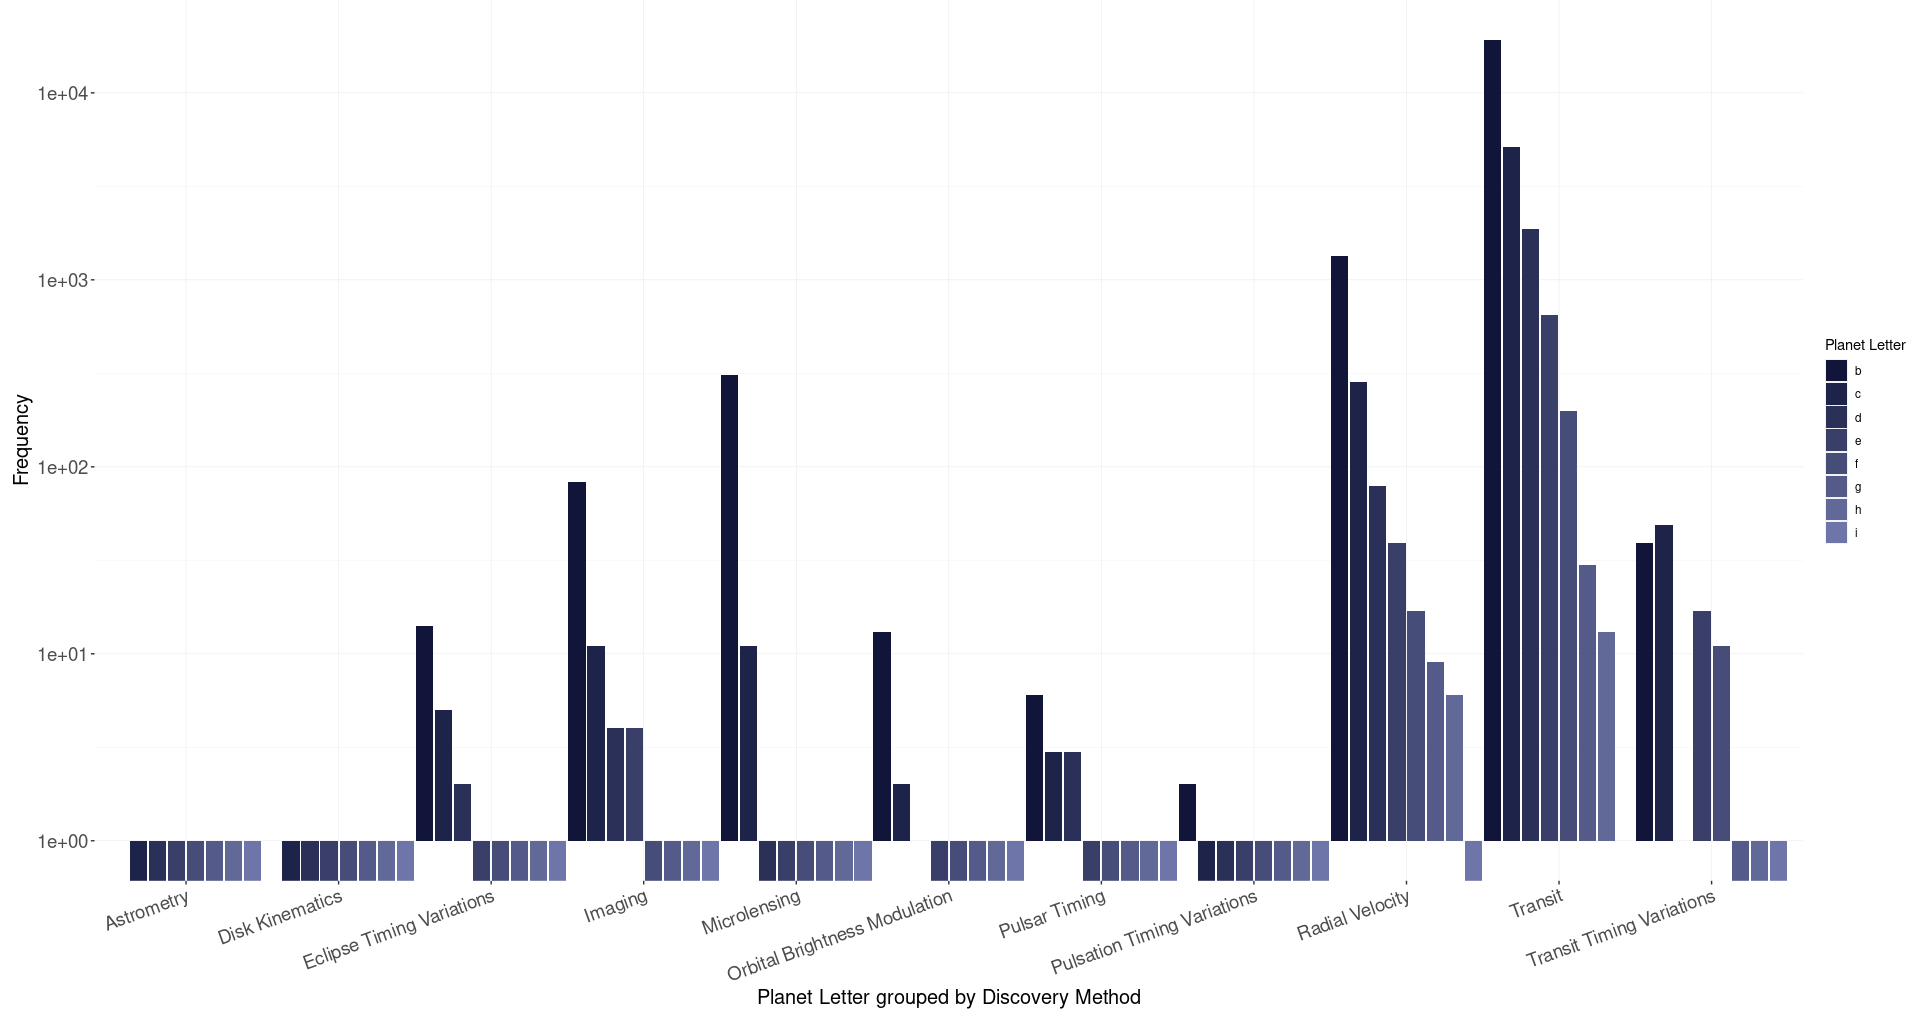

Reproduce this figure in R.

# Paths:
path_data = "data/"
path_lib = "renv/library/R-4.1/x86_64-pc-linux-gnu/"

# Packages:
require(dplyr, lib = path_lib)
require(readr, lib = path_lib)
require(RColorBrewer, lib = path_lib)
require(ggplot2, lib = path_lib)

# Dataset:
df = readr::read_csv(paste0(path_data, "nasa_exoplanets.csv")) %>%
    as.data.frame()
df_varnames = readr::read_csv(paste0(path_data, "nasa_exoplanets_var_names.csv")) %>%
    as.data.frame()

# Variables:
cat_var1 = "pl_letter"
cat_var2 = "discoverymethod"
cat_var_name1 = (df_varnames %>%
                    dplyr::filter(var == cat_var1))$var_name
cat_var_name2 = (df_varnames %>%
                     dplyr::filter(var == cat_var2))$var_name
cat_var_name = paste0(cat_var_name1, " grouped by ", cat_var_name2)

# Deal with NA:
df[which(is.na(df[cat_var2])), cat_var2] = "NA"

# Frequencies within each level of the first variable:
df_plot = df %>%
    xtabs(formula = ~ eval(parse(text = cat_var1)) + eval(parse(text = cat_var2)) ) %>%
    as.data.frame()
names(df_plot) = c("var1", "var2", "freq")

# Plot:
n_levels_var2 = df_plot$var2 %>%
                    unique() %>%
                    length()
my_palette = colorRampPalette(c("#111539", "#97A1D9"))
p = ggplot(data = df_plot) + 
    geom_bar(
        aes(
            x = var2,
            y = freq,
            fill = var1
        ),
        width = 0.9,
        position = position_dodge(width = 1),
        stat = "identity",
        show.legend = TRUE
    ) +
    scale_fill_manual(
        name = cat_var_name1,
        values = my_palette(n_levels_var2)
    ) +
    theme(
        axis.text.x = element_text(
            size = 14,
            angle = 20, 
            hjust = 1,
            vjust = 1
        ),
        axis.text.y = element_text(size = 14),
        axis.title.x = element_text(size = 15),
        axis.title.y = element_text(size = 15),
        panel.background = element_rect(fill = "white"),
        panel.grid.major = element_line(
            size = 0.2,
            linetype = "solid",
            colour = "#eaeaea"
        ),
        panel.grid.minor = element_line(
            size = 0.1,
            linetype = "solid",
            colour = "#eaeaea"
        ),
        plot.margin = margin(
            t = 0, 
            r = 5,
            b = 5, 
            l = 10,
            unit = "pt"
        )
    ) +
    xlab(cat_var_name) +
    ylab("Frequency")

# Y-axis notation and scale:
great_number = 10000
great_distance = 100
min_non_zero = (df_plot %>%
                    dplyr::filter(freq > 0) %>%
                    dplyr::arrange(freq))$freq[1]
if(max(abs(range(df_plot$freq))) > great_number &
   max(df_plot$freq)/(min_non_zero) > great_distance){
    p = p +
        scale_y_continuous(labels = function(x) format(x, scientific = TRUE),
                           trans = "log10")
}
if(max(abs(range(df_plot$freq))) > great_number &
   max(df_plot$freq)/(min_non_zero) <= great_distance){
    p = p +
        scale_y_continuous(labels = function(x) format(x, scientific = TRUE))
}
if(max(abs(range(df_plot$freq))) <= great_number &
   max(df_plot$freq)/(min_non_zero) > great_distance){
    p = p +
        scale_y_continuous(trans = "log10")
}

p

### fix the ggplot2 log10 scale for val = 0 and 1
